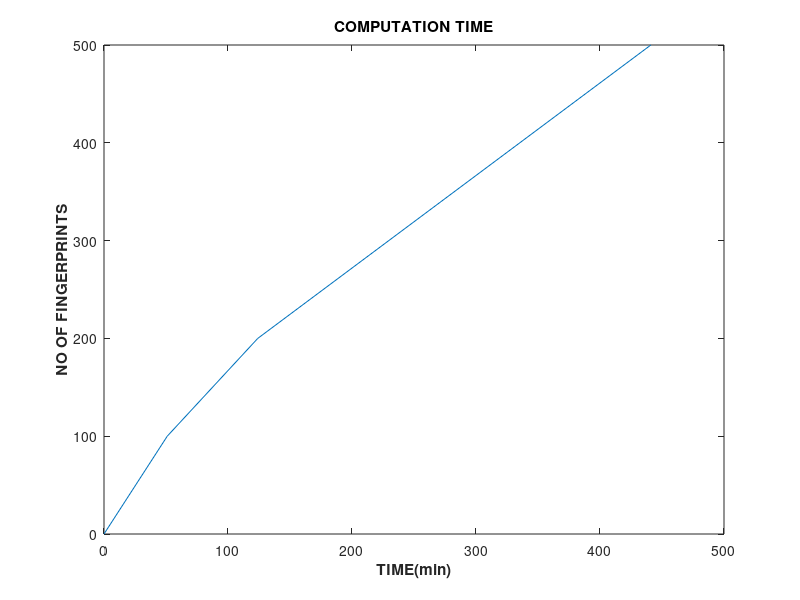

Source code (MATLAB):
paox = [0, 100, 200, 500]
paoy = [0, 51,124,441]
plot(paoy,paox);
title("COMPUTATION TIME");
xlabel("TIME(min)",'fontweight','bold');
ylabel("NO OF FINGERPRINTS",'fontweight','bold');
hold on;
